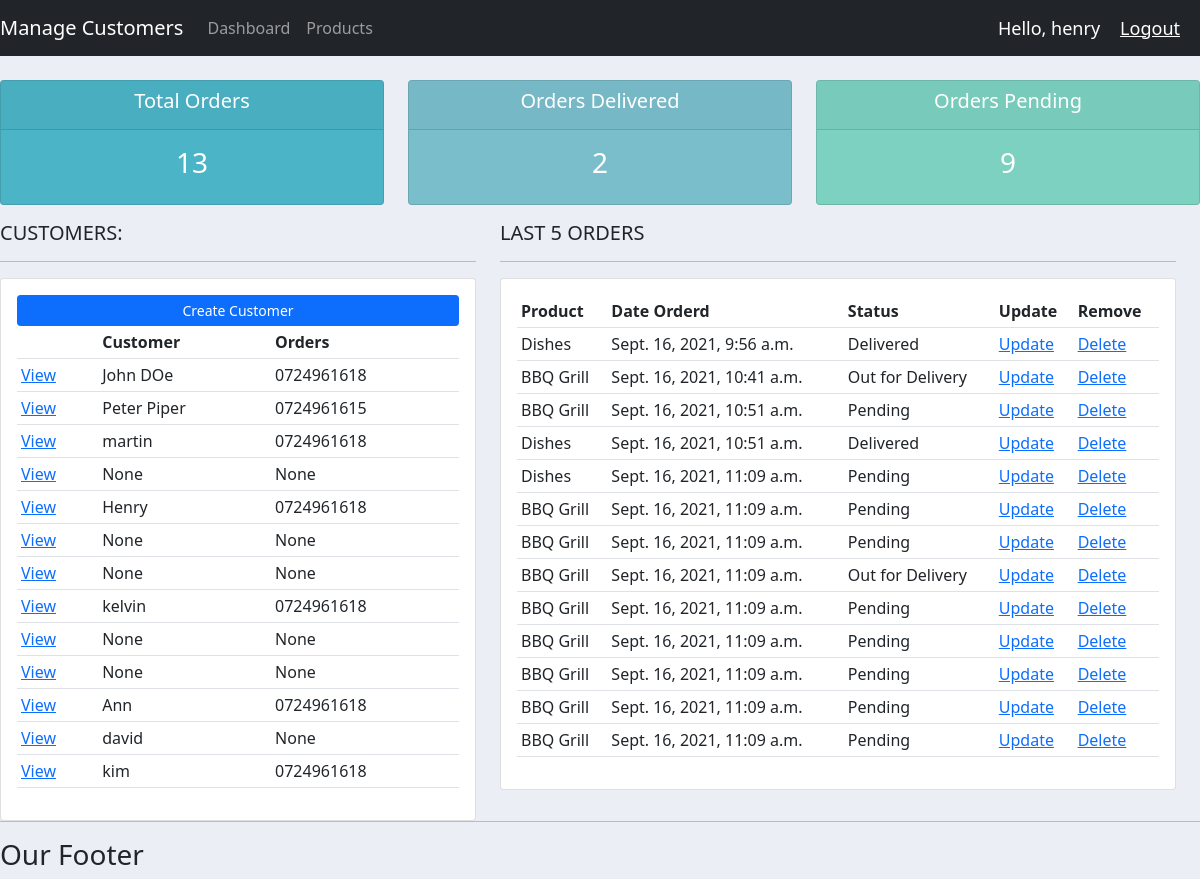
The app's page / (signed in) with its own data.
### accounts/models.py (models this page shows, shortened)
class Customer(models.Model):
    user = models.OneToOneField(User, null=True, on_delete=models.CASCADE)
    name= models.CharField(max_length=200, null=True)
    phone= models.CharField(max_length=200, null=True)
    email= models.CharField(max_length=200, null=True)
    profile_pic=models.ImageField(default="default_profile.jpeg", null=True, blank=True)
    date_created=models.DateTimeField(auto_now_add=True, null=True)

class Order(models.Model):
    STATUS=(
        ('Pending', 'Pending'),
        ('Out for Delivery', 'Out for Delivery'),
        ('Delivered','Delivered')
    )
    customer = models.ForeignKey(Customer,null=True, on_delete=models.SET_NULL)
    product=models.ForeignKey(Products, null=True, on_delete=SET_NULL)
    date_created= models.DateTimeField(auto_now_add=True, null=True)
    status= models.CharField(max_length=200, null=True, choices=STATUS)

class Products(models.Model):
    CATEGORY=(
        ('Indoor', 'Indoor'),
        ('Out Door', 'Out Door'),
         )
    name= models.CharField(max_length=200, null=True)
    price=models.FloatField(null=True)
    category= models.CharField(max_length=200, null=True, choices=CATEGORY)
    description= models.CharField(max_length=200, null=True, blank=True)
    date_created= models.DateTimeField(auto_now_add=True, null=True)
    tag= models.ManyToManyField(Tag)
    def __str__(self):
        return self.name

### accounts/decorators.py (the view)
	def wrapper_function(request, *args, **kwargs):
		group = None
		if request.user.groups.exists():
			group = request.user.groups.all()[0].name
		if group == 'customer':
			return redirect('user-page')
		if group == 'admin':
			return view_func(request, *args, **kwargs)

### accounts/views.py (called while the page is built)
@login_required(login_url="login")
@admin_only
def home(request):
    orders = Order.objects.all()
    customers= Customer.objects.all()
    total_customers= customers.count()
    total_orders= orders.count()
    delivered= orders.filter(status='Delivered').count()
    pending= orders.filter(status='Pending').count()
    context ={
        "orders":orders,
        "customers":customers,
        "total_customers": total_customers,
        'total_orders':total_orders,
        'delivered': delivered,
        'pending':pending
    }
    return render(request, 'accounts/dashboard.html', context)

### accounts/templates/accounts/dashboard.html
{%  extends 'accounts/main.html' %}
{% block content %}
{%  include 'accounts/status.html' %}
<br>
<div class="row">
	<div class="col-md-5">
		<h5>CUSTOMERS:</h5>
		<hr>
		<div class="card card-body">
			<a class="btn btn-primary  btn-sm btn-block" href="">Create Customer</a>
			<table class="table table-sm">
				<tr>
					<th></th>
					<th>Customer</th>
					<th>Orders</th>
				</tr>
				{% for customer in customers %}
					<tr>
					<td><a href="{% url 'customer' customer.id %}"> View </a> </td>
					<td>{{customer.name}}</td>
					<td>{{customer.phone}}</td>
					</tr>
				{% endfor %}
							</table>
		</div>
	</div>
	<div class="col-md-7">
		<h5>LAST 5 ORDERS</h5>
		<hr>
		<div class="card card-body">
			<table class="table table-sm">
				<tr>
					<th>Product</th>
					<th>Date Orderd</th>
					<th>Status</th>
					<th>Update</th>
					<th>Remove</th>
				</tr>
		        {% for order in orders %}
					<tr>
					<td>{{order.product}}</td>
					<td>{{order.date_created}}</td>
					<td>{{order.status}}</td>
					<td><a href="{% url 'update_order' order.id %}">Update</a></td>
					<td><a href="{% url 'delete_order' order.id %}"> Delete</a></td>
					</tr>
				{% endfor %}
			</table>
		</div>
	</div>
</div>
{% endblock %}

### accounts/templates/accounts/main.html (shortened to what this page needs)
{% load static %}
<!DOCTYPE html>
<html>
    <head>
        <link rel="stylesheet" href="">
        <link rel="stylesheet" href="https://cdn.jsdelivr.net/npm/bootstrap@5.1.1/dist/css/bootstrap.min.css">
        <link rel="stylesheet" type="text/css" href="{% static 'css/main.css' %}">
    </head>
    <body>
{% include 'accounts/navbar.html' %}
{% block content %}
{% endblock content%}
    <hr>
    <h3>Our Footer</h3>
    </body>
    </html>

### accounts/templates/accounts/navbar.html (shortened to what this page needs)
<nav class="navbar navbar-expand-lg navbar-dark bg-dark">
  <a class="navbar-brand" href="#">Manage Customers </a>
  <div class="collapse navbar-collapse" id="navbarNav">
    <ul class="navbar-nav">
    {% if request.user.is_staff %}
      <li class="nav-item active">
        <a class="nav-link" href="{% url 'home' %}">Dashboard</a>
      </li>
      <li class="nav-item">
        <a class="nav-link" href="{% url 'products' %}">Products</a>
      </li>
      {% else %}
      <li class="nav-item">
        <a class="nav-link" href="{% url 'account' %}">Settings</a>
      </li>
      {% endif %}
    </ul>
  </div>
  <span id="hello-msg"> Hello, {{request.user.username}}</span>
   <span > <a id="hello-msg" href="{% url 'logout' %}" >Logout </a></span>
</nav>

### accounts/templates/accounts/status.html
<br>
<div class="row">
	<div class="col">
		<div class="col-md">
			<div class="card text-center text-white  mb-3" id="total-orders">
			  	<div class="card-header">
			  		<h5 class="card-title">Total Orders</h5>
			  	</div>
			  	<div class="card-body">
			    	<h3 class="card-title">{{total_orders}}</h3>
			  	</div>
			</div>
		</div>
	</div>
	<div class="col">
		<div class="col-md">
			<div class="card text-center text-white  mb-3" id="orders-delivered">
			  	<div class="card-header">
			  		<h5 class="card-title">Orders Delivered</h5>
			  	</div>
			  	<div class="card-body">
			    	<h3 class="card-title">{{delivered}}</h3>
			  	</div>
			</div>
		</div>
	</div>
	<div class="col">
		<div class="col-md">
			<div class="card text-center text-white  mb-3" id="orders-pending">
			  	<div class="card-header">
			  		<h5 class="card-title">Orders Pending</h5>
			  	</div>
			  	<div class="card-body">
			    	<h3 class="card-title">{{pending}}</h3>
			  	</div>
			</div>
		</div>
	</div>

### static/css/main.css (style rules this page uses)
body { background-color: #ebeff5; }
#total-orders { background-color: #4cb4c7; }
#orders-delivered { background-color: #7abecc; }
#orders-pending { background-color: #7CD1C0; }

### accounts/templates/accounts/navbar.html (style rules this page uses)
#hello-msg { font-size: 18px; color:#fff; margin-right:20px; }

### records on screen
Customer: name "John DOe", phone "0724961618"
Customer: name "Peter Piper", phone "0724961615"
Customer: name "martin", phone "0724961618"
Customer: name "None", phone "None"
Customer: name "Henry", phone "0724961618"
Customer: name "None", phone "None"
Customer: name "None", phone "None"
Customer: name "kelvin", phone "0724961618"
Customer: name "None", phone "None"
Customer: name "None", phone "None"
Customer: name "Ann", phone "0724961618"
Customer: name "david", phone "None"
Customer: name "kim", phone "0724961618"
Order: product "Dishes", date_created "Sept. 16, 2021, 9:56 a.m.", status "Delivered"
Order: product "BBQ Grill", date_created "Sept. 16, 2021, 10:41 a.m.", status "Out for Delivery"
Order: product "BBQ Grill", date_created "Sept. 16, 2021, 10:51 a.m.", status "Pending"
Order: product "Dishes", date_created "Sept. 16, 2021, 10:51 a.m.", status "Delivered"
Order: product "Dishes", date_created "Sept. 16, 2021, 11:09 a.m.", status "Pending"
Order: product "BBQ Grill", date_created "Sept. 16, 2021, 11:09 a.m.", status "Pending"
Order: product "BBQ Grill", date_created "Sept. 16, 2021, 11:09 a.m.", status "Pending"
Order: product "BBQ Grill", date_created "Sept. 16, 2021, 11:09 a.m.", status "Out for Delivery"
Order: product "BBQ Grill", date_created "Sept. 16, 2021, 11:09 a.m.", status "Pending"
Order: product "BBQ Grill", date_created "Sept. 16, 2021, 11:09 a.m.", status "Pending"
Order: product "BBQ Grill", date_created "Sept. 16, 2021, 11:09 a.m.", status "Pending"
Order: product "BBQ Grill", date_created "Sept. 16, 2021, 11:09 a.m.", status "Pending"
Order: product "BBQ Grill", date_created "Sept. 16, 2021, 11:09 a.m.", status "Pending"

### other values on screen
{{ request.user.username }} "henry"
{{ total_orders }} "13"
{{ delivered }} "2"
{{ pending }} "9"
